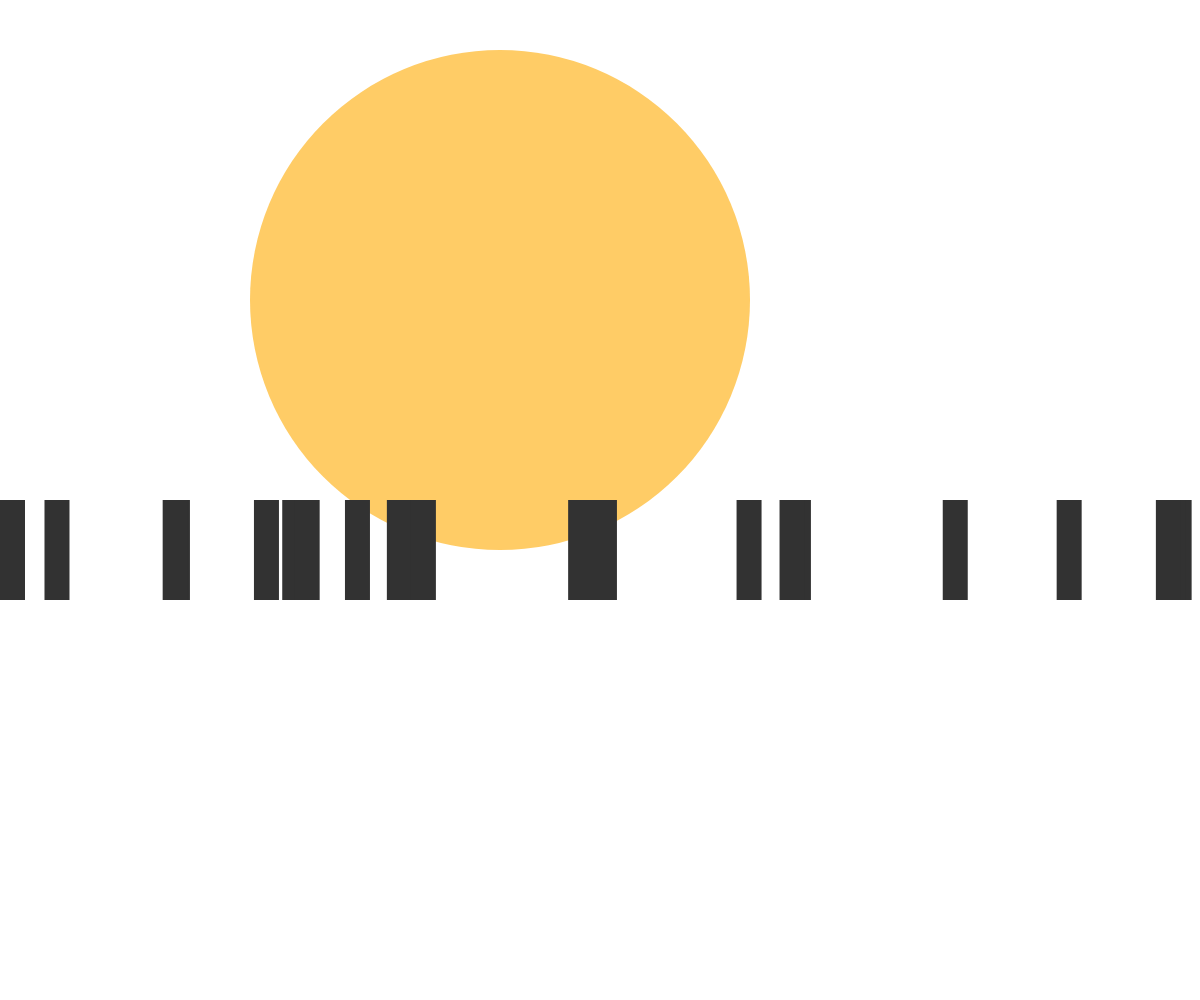
Frame 1 (no input)
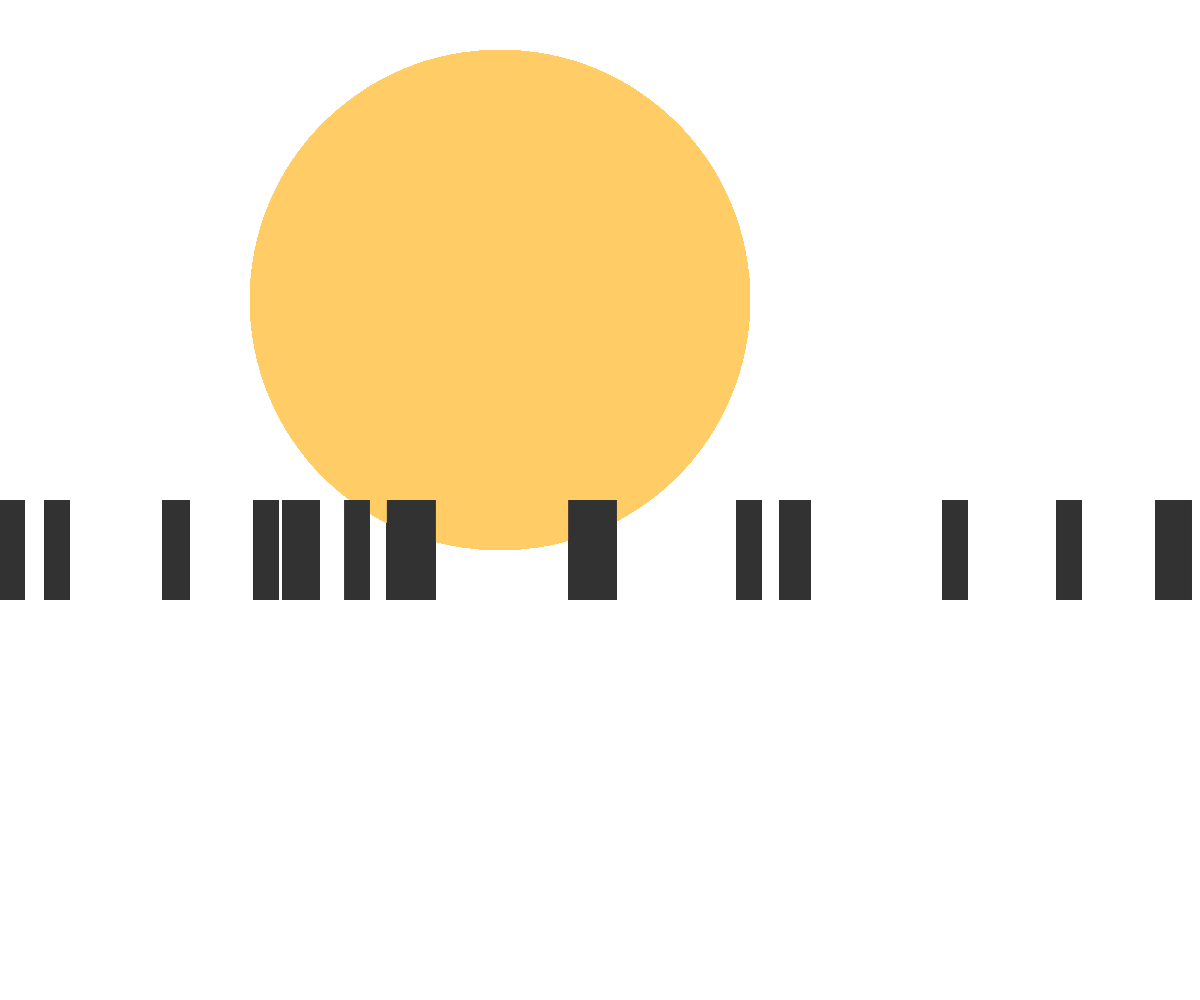
Frame 60 (no input)
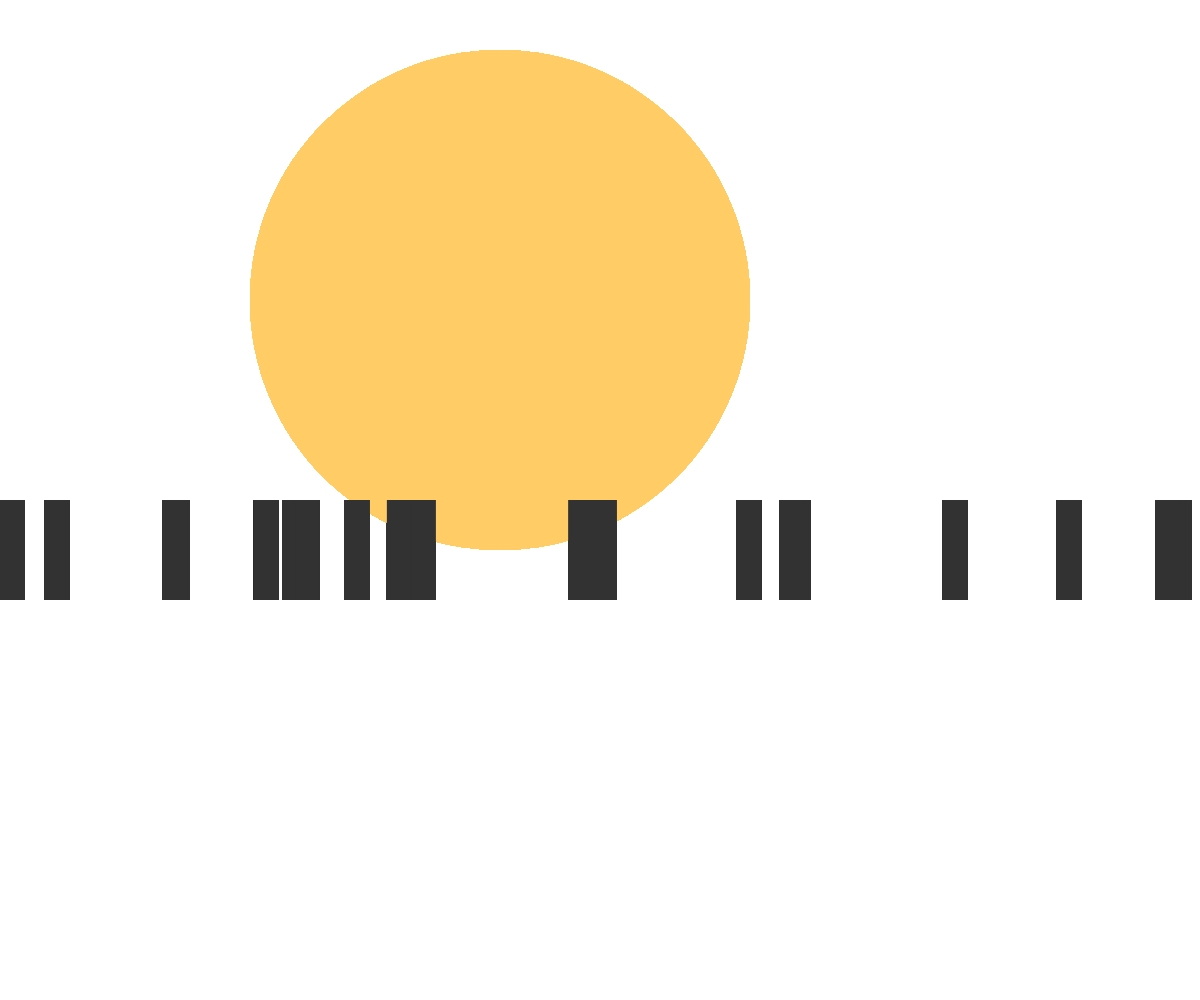
Frame 120 (the mouse pressed at the canvas centre since frame 60)

The p5.js sketch that drew these frames (run headless with seeded random() and noise() and a simulated clock; from frame 60 on, the mouse is pressed at the canvas centre):

// p5.js sketch
// ── sketch.js
//========================
//	City
//========================

//your sun/moon object:
var Circle = {
	x: 500,
	y: 300,
	d: 500,
	c: "#ffcc66"
};


//your building object:

var Buildings = [];
var Buildings2 = [];




function setup() {
	createCanvas(windowWidth, windowHeight);

	for(var i = 0; i < 30 ;i = i+1){
 		Buildings.push( new Build(i*random(30,100),height/2) );


	}
}

function draw(){

	noStroke();
	fill(Circle.c);
	ellipse(Circle.x, Circle.y,Circle.d, Circle.d);

	for(var i = 0; i < Buildings.length; i++){
		Buildings[i].drawBuilding();

	}


}

function Build(x,y){
	this.x = x;
	this.y = y;
	this.drawBuilding = function(){
		noStroke();
		fill(50);
		rect(this.x, this.y,25, 100);
	}
};
